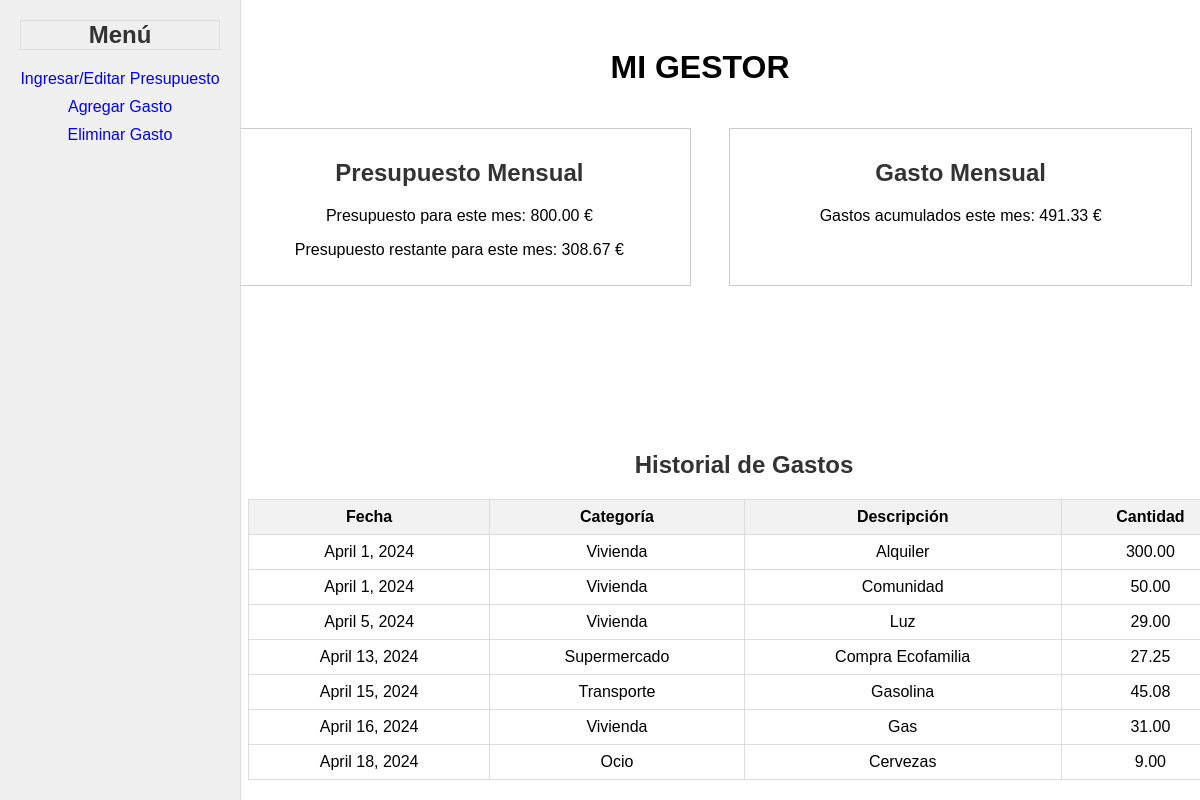
/mi_gestor/home/ (signed in), run on the app's committed database.
### mi_gestor/models.py (models this page shows, shortened)
class PresupuestoMensual(models.Model):
    usuario = models.ForeignKey(User, on_delete=models.CASCADE)
    fecha = models.DateField(null=True)
    cantidad = models.DecimalField(max_digits=10, decimal_places=2)

class GastoMensual(models.Model):
    usuario = models.ForeignKey(User, on_delete=models.CASCADE, default=None)
    fecha = models.DateField()
    categoria = models.ForeignKey(Categoria, on_delete=models.CASCADE, null=True, blank=True, default=None)
    descripcion = models.CharField(max_length=100)
    cantidad = models.DecimalField(max_digits=10, decimal_places=2)

class Categoria(models.Model):
    nombre = models.CharField(max_length=50, unique=True)
    def __str__(self):
        return self.nombre

### mi_gestor/views.py (the view)
# urls.py: path('home/', views.home, name='home'),
@login_required
def home(request):
    mes_actual = datetime.date.today().replace(day=1)
    try:
        presupuesto_mensual = PresupuestoMensual.objects.get(usuario=request.user, fecha=mes_actual)
        presupuesto_mes_actual = presupuesto_mensual.cantidad
    except PresupuestoMensual.DoesNotExist:
        presupuesto_mes_actual = 0
    gastos_mes_actual = GastoMensual.objects.filter(usuario=request.user, fecha__month=mes_actual.month, fecha__year=mes_actual.year).aggregate(total_mes=Sum('cantidad'))
    total_mes_actual = round(gastos_mes_actual['total_mes'], 2) if gastos_mes_actual['total_mes'] else 0
    diferencia = presupuesto_mes_actual - total_mes_actual
    gastos = GastoMensual.objects.filter(usuario=request.user).order_by('fecha')
    presupuesto_url = '/ingresar_presupuesto/'
    agregar_gasto_url = '/agregar_gasto/'
    return render(request, 'home.html', {
        'presupuesto_url': presupuesto_url,
        'agregar_gasto_url': agregar_gasto_url,
        'gastos': gastos,
        'presupuesto_mes_actual': presupuesto_mes_actual,
        'total_mes_actual': total_mes_actual,
        'diferencia': diferencia
    })

### mi_gestor/templates/home.html (shortened to what this page needs)
<!DOCTYPE html>
<html lang="en">
<head>
    {% load static %}
    <link rel="stylesheet" type="text/css" href="{% static 'home_style.css' %}">
</head>
<body>
    <header>
        <h1>MI GESTOR</h1>
    </header>
    <div class="sidebar">
        <h2>Menú</h2>
        <ul>
            <li><a href="{% url 'mi_gestor:ingresar_presupuesto' %}">Ingresar/Editar Presupuesto</a></li>
            <li><a href="{% url 'mi_gestor:agregar_gasto' %}">Agregar Gasto</a></li>
            <li><a href="{% url 'mi_gestor:eliminar_gasto' gastos.0.id %}">Eliminar Gasto</a></li>
        </ul>
    </div>
     <div class="content">
        <div class="header">
            <div class="block">
                <h2>Presupuesto Mensual</h2>
                <p>Presupuesto para este mes: {{ presupuesto_mes_actual }} €</p>
                <p>Presupuesto restante para este mes: {{ diferencia }} €</p>
            </div>
            <div class="block">
                <h2>Gasto Mensual</h2>
                <p>Gastos acumulados este mes: {{ total_mes_actual }} €</p>
            </div>
        </div>
        <div class="table-container">
            <h2>Historial de Gastos</h2>
            <table border="1">
                <thead>
                    <tr>
                        <th>Fecha</th>
                        <th>Categoría</th>
                        <th>Descripción</th>
                        <th>Cantidad</th>
                    </tr>
                </thead>
                <tbody>
                    {% for gasto in gastos %}
                    <tr>
                        <td>{{ gasto.fecha }}</td>
                        <td>{{ gasto.categoria }}</td>
                        <td>{{ gasto.descripcion }}</td>
                        <td>{{ gasto.cantidad }}</td>
                    </tr>
                    {% endfor %}
                </tbody>
            </table>
        </div>
    </div>
</body>
</html>

### mi_gestor/static/home_style.css (style rules this page uses)
header { padding: 20px; text-align: center; margin-left: 200px; }
body { font-family: Calibri, sans-serif; text-align: center; }
h2 { color: #333; text-align: center; }
a { color: blue; text-decoration: none; }
table { border-collapse: collapse; width: 100%; }
.table-container { position: fixed; bottom: 0; width: 86%; padding: 20px; box-sizing: border-box; }
th, td { border: 1px solid #ddd; padding: 8px; }
th { background-color: #f2f2f2 }
.sidebar { position: fixed; top: 0; left: 0; width: 200px; height: 100%; background-color: #f0f0f0; padding: 20px; border-right: 1px solid #ddd }
.sidebar h2 { border: 1px solid #ddd; margin-top: 0; }
.sidebar ul { list-style-type: none; padding: 0; }
.sidebar ul li { margin-bottom: 10px; }
.content { flex-grow: 1; margin-left: 220px; text-align: center; }
.header { display: flex; justify-content: space-between; }
.block { width: 48%; border: 1px solid #ccc; padding: 10px; box-sizing: border-box; }

### data on the page
PresupuestoMensual: cantidad "800.00"
GastoMensual: fecha "April 1, 2024", categoria "Vivienda", descripcion "Alquiler", cantidad "300.00"
GastoMensual: fecha "April 1, 2024", categoria "Vivienda", descripcion "Comunidad", cantidad "50.00"
GastoMensual: fecha "April 5, 2024", categoria "Vivienda", descripcion "Luz", cantidad "29.00"
GastoMensual: fecha "April 13, 2024", categoria "Supermercado", descripcion "Compra Ecofamilia", cantidad "27.25"
GastoMensual: fecha "April 15, 2024", categoria "Transporte", descripcion "Gasolina", cantidad "45.08"
GastoMensual: fecha "April 16, 2024", categoria "Vivienda", descripcion "Gas", cantidad "31.00"
GastoMensual: fecha "April 18, 2024", categoria "Ocio", descripcion "Cervezas", cantidad "9.00"

### other printed values
{{ diferencia }} "308.67"
{{ total_mes_actual }} "491.33"
